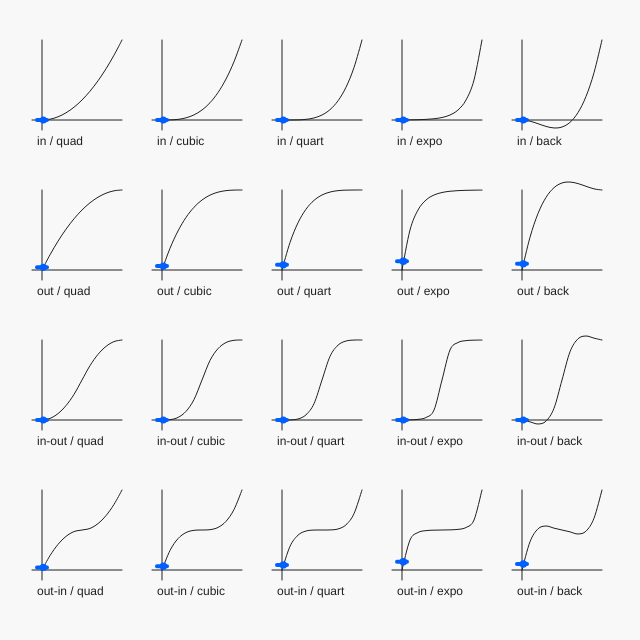
Frame 1 (no input)
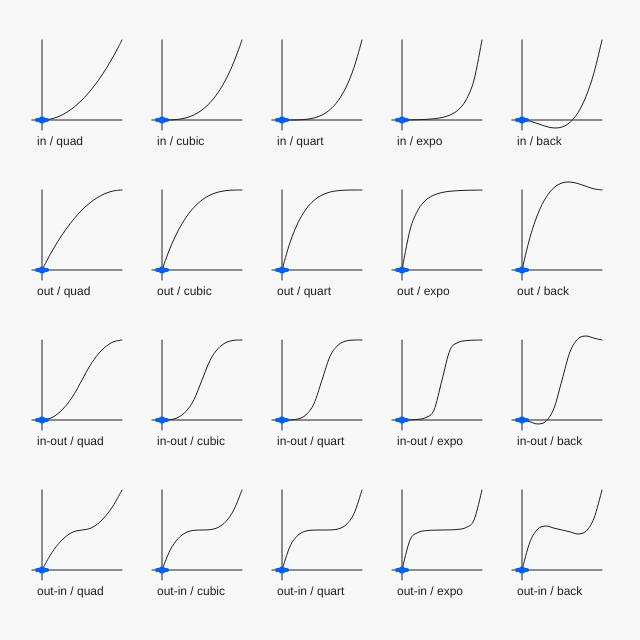
Frame 60 (no input)
Frame 120 (the mouse pressed at the canvas centre since frame 60): identical to frame 60, image omitted

The p5.js sketch that drew these frames (run headless with seeded random() and noise() and a simulated clock; from frame 60 on, the mouse is pressed at the canvas centre):

// p5.js sketch
// ── sketch.js
// ---- definition ------------------------------------------------------------

/**
 * Collection of easing functions.
 */
const Ease = (() => {
  // -- common math functions ----

  const square = x => x * x;
  const cube = x => x * x * x;
  const pow4 = x => square(x * x);
  const { pow } = Math;

  // -- functions for generating composite easing functions ----

  const concatenate = (easingA, easingB, thresholdRatio = 0.5) => {
    return ratio => {
      if (ratio < thresholdRatio) return easingA(ratio / thresholdRatio);
      else {
        const ratioB = 1 - thresholdRatio;
        return easingB((ratio - thresholdRatio) / ratioB);
      }
    };
  };

  const integrate = (easingA, easingB, thresholdRatio = 0.5) => {
    return ratio => {
      if (ratio < thresholdRatio)
        return thresholdRatio * easingA(ratio / thresholdRatio);
      else {
        const ratioB = 1 - thresholdRatio;
        return (
          thresholdRatio + ratioB * easingB((ratio - thresholdRatio) / ratioB)
        );
      }
    };
  };

  // -- particular easing functions ----

  const In = {
    /**
     * "easeInQuad" function.
     * @param x Any ratio.
     * @returns Eased ratio. `0` if x=0, `1` if x=1.
     */
    quad: square,

    /**
     * "easeInCubic" function.
     * @param x Any ratio.
     * @returns Eased ratio. `0` if x=0, `1` if x=1.
     */
    cubic: cube,

    /**
     * "easeInQuart" function.
     * @param x Any ratio.
     * @returns Eased ratio. `0` if x=0, `1` if x=1.
     */
    quart: pow4,

    /**
     * "easeInExpo" function.
     * @param x Any ratio.
     * @returns Eased ratio. `0` if x=0, `1` if x=1.
     */
    expo: x => (x ? pow(2, 10 * (x - 1)) : 0),

    /**
     * Creates a new "easeInBack" function with `coefficient`.
     * @param coefficient Defaults to 1.70158
     * @returns "easeInBack" function.
     */
    createBack: (coefficient = 1.70158) => x =>
      x * x * ((coefficient + 1) * x - coefficient)
  };

  const Out = {
    /**
     * "easeOutQuad" function.
     * @param x Any ratio.
     * @returns Eased ratio. `0` if x=0, `1` if x=1.
     */
    quad: x => -square(x - 1) + 1,

    /**
     * "easeOutCubic" function.
     * @param x Any ratio.
     * @returns Eased ratio. `0` if x=0, `1` if x=1.
     */
    cubic: x => cube(x - 1) + 1,

    /**
     * "easeOutQuart" function.
     * @param x Any ratio.
     * @returns Eased ratio. `0` if x=0, `1` if x=1.
     */
    quart: x => -pow4(x - 1) + 1,

    /**
     * "easeOutExpo" function.
     * @param x Any ratio.
     * @returns Eased ratio. `0` if x=0, `1` if x=1.
     */
    expo: x => (x < 1 ? -pow(2, -10 * x) + 1 : 1),

    /**
     * Creates a new "easeOutBack" function with `coefficient`.
     * @param coefficient Defaults to 1.70158
     * @returns "easeOutBack" function.
     */
    createBack: (coefficient = 1.70158) => {
      return x => {
        const r = x - 1;
        const r2 = r * r;
        return (coefficient + 1) * (r * r2) + coefficient * r2 + 1;
      };
    }
  };

  const InOut = {
    /**
     * "easeInOutQuad" function.
     * @param x Any ratio.
     * @returns Eased ratio. `0` if x=0, `1` if x=1.
     */
    quad: integrate(In.quad, Out.quad),

    /**
     * "easeInOutCubic" function.
     * @param x Any ratio.
     * @returns Eased ratio. `0` if x=0, `1` if x=1.
     */
    cubic: integrate(In.cubic, Out.cubic),

    /**
     * "easeInOutQuart" function.
     * @param x Any ratio.
     * @returns Eased ratio. `0` if x=0, `1` if x=1.
     */
    quart: integrate(In.quart, Out.quart),

    /**
     * "easeInOutExpo" function.
     * @param x Any ratio.
     * @returns Eased ratio. `0` if x=0, `1` if x=1.
     */
    expo: integrate(In.expo, Out.expo),

    /**
     * Creates a new "easeInOutBack" function with `coefficient`.
     * @param coefficient Defaults to 1.70158
     * @returns "easeInOutBack" function.
     */
    createBack: coefficient =>
      integrate(In.createBack(coefficient), Out.createBack(coefficient))
  };

  const OutIn = {
    /**
     * "easeOutInQuad" function.
     * @param x Any ratio.
     * @returns Eased ratio. `0` if x=0, `1` if x=1.
     */
    quad: integrate(Out.quad, In.quad),

    /**
     * "easeOutInCubic" function.
     * @param x Any ratio.
     * @returns Eased ratio. `0` if x=0, `1` if x=1.
     */
    cubic: integrate(Out.cubic, In.cubic),

    /**
     * "easeOutInQuart" function.
     * @param x Any ratio.
     * @returns Eased ratio. `0` if x=0, `1` if x=1.
     */
    quart: integrate(Out.quart, In.quart),

    /**
     * "easeOutInExpo" function.
     * @param x Any ratio.
     * @returns Eased ratio. `0` if x=0, `1` if x=1.
     */
    expo: integrate(Out.expo, In.expo),

    /**
     * Creates a new "easeOutInBack" function with `coefficient`.
     * @param coefficient Defaults to 1.70158
     * @returns "easeOutInBack" function.
     */
    createBack: coefficient =>
      integrate(Out.createBack(coefficient), In.createBack(coefficient))
  };

  return {
    /**
     * Linear easing function.
     * @param ratio
     * @returns Same value as `ratio`.
     */
    linear: ratio => ratio,

    /** Collection of "easeIn" functions. */
    In,

    /** Collection of "easeOut" functions. */
    Out,

    /** Collection of "easeInOut" functions. */
    InOut,

    /** Collection of "easeOutIn" functions. */
    OutIn,

    /**
     * Concatenates two easing functions without normalization.
     * @param easingA - Any easing function.
     * @param easingB - Any easing function.
     * @param thresholdRatio - Defaults to `0.5`.
     * @returns New easing function.
     */
    concatenate,

    /**
     * Integrates two easing functions.
     * Results of both functions will be normalized depending on `thresholdRatio`.
     * @param easingA - Any easing function.
     * @param easingB - Any easing function.
     * @param thresholdRatio - Defaults to `0.5`.
     * @returns New easing function.
     */
    integrate
  };
})();

// ---- Example ---------------------------------------------------------------

// -- constants ----

const curveDrawingResolution = 10;
const graphIntervalX = 120;
const graphIntervalY = 150;
const axisScale = 80;
const axisMargin = 10;
const markerSize = 5;
const intervalFrameCount = 60;

// -- functions ----

const drawGraph = easing => {
  stroke(32);
  noFill();

  // axis
  line(-axisMargin, 0, axisScale, 0);
  line(0, axisMargin, 0, -axisScale);

  // curve
  beginShape();
  curveVertex(0, easing(0));
  for (let x = 0, deltaX = 1 / curveDrawingResolution; x <= 1; x += deltaX)
    curveVertex(axisScale * x, -axisScale * easing(x));
  curveVertex(axisScale, -axisScale * easing(1));
  endShape();
};

const drawEasedPoint = (easing, x) => {
  noStroke();
  fill(0, 96, 255);
  const y = easing(x);
  const physicalX = axisScale * x;
  const physicalY = -axisScale * y;

  // point on the curve
  circle(physicalX, physicalY, 7 + 5 * y);

  // marker on the X-axis
  stroke(0, 96, 255);
  strokeWeight(4);
  line(-markerSize, physicalY, markerSize, physicalY);
  strokeWeight(1);
};

const drawName = name => {
  noStroke();
  fill(32);
  text(name, -5, 25);
};

const drawGraphBlock = (name, easing) => {
  drawName(name);
  drawGraph(easing);
  const progressRatio = (frameCount % intervalFrameCount) / intervalFrameCount;
  drawEasedPoint(easing, progressRatio);
};

const createDrawGraphBlock = (parameters, row, column) => {
  const { name, easing } = parameters;
  const x = graphIntervalX * (column + 0.35);
  const y = graphIntervalY * (row + 0.8);

  return () => {
    push();
    translate(x, y);
    drawGraphBlock(name, easing);
    pop();
  };
};

// -- main ----

/**
 * 2-dimensional array of parameters for `createDrawGraphBlock()`.
 *
 * For example `gridData[0][1]` is for the graph block at row index 0, column index 1.
 */
const gridData = [
  [
    { name: "in / quad", easing: Ease.In.quad },
    { name: "in / cubic", easing: Ease.In.cubic },
    { name: "in / quart", easing: Ease.In.quart },
    { name: "in / expo", easing: Ease.In.expo },
    { name: "in / back", easing: Ease.In.createBack() }
  ],
  [
    { name: "out / quad", easing: Ease.Out.quad },
    { name: "out / cubic", easing: Ease.Out.cubic },
    { name: "out / quart", easing: Ease.Out.quart },
    { name: "out / expo", easing: Ease.Out.expo },
    { name: "out / back", easing: Ease.Out.createBack() }
  ],
  [
    { name: "in-out / quad", easing: Ease.InOut.quad },
    { name: "in-out / cubic", easing: Ease.InOut.cubic },
    { name: "in-out / quart", easing: Ease.InOut.quart },
    { name: "in-out / expo", easing: Ease.InOut.expo },
    { name: "in-out / back", easing: Ease.InOut.createBack() }
  ],
  [
    { name: "out-in / quad", easing: Ease.OutIn.quad },
    { name: "out-in / cubic", easing: Ease.OutIn.cubic },
    { name: "out-in / quart", easing: Ease.OutIn.quart },
    { name: "out-in / expo", easing: Ease.OutIn.expo },
    { name: "out-in / back", easing: Ease.OutIn.createBack() }
  ]
];

/**
 * Converts `gridData` to a flat array of functions that draw graph blocks.
 */
const graphBlocks = gridData
  .map((rowData, rowIndex) =>
    rowData.map((parameters, columnIndex) =>
      createDrawGraphBlock(parameters, rowIndex, columnIndex)
    )
  )
  .reduce((flatArray, subArray) => flatArray.concat(subArray), []);

function setup() {
  createCanvas(640, 640);
}

function draw() {
  background(248);
  graphBlocks.forEach(drawBlock => drawBlock());
}
